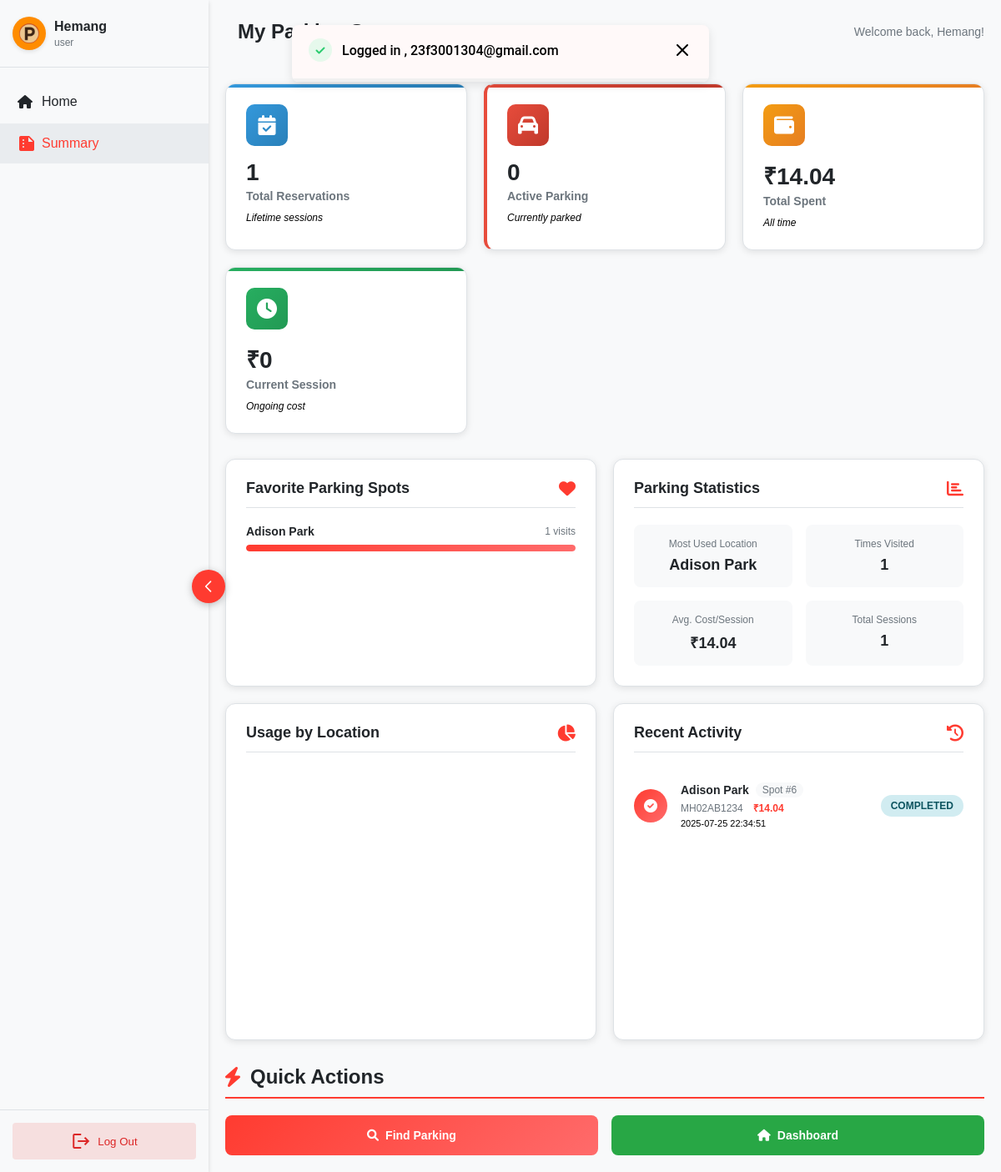
/user/summary (signed in), run on the app's committed database.
### models/User.py (models this page shows)
class User(Base, UserMixin):
    __tablename__ = 'user'
    id = Column(Integer, primary_key=True, autoincrement=True)
    FullName = Column(String(100), nullable=False)
    address = Column(String(100), nullable=False)
    pincode = Column(String(10), nullable=False)
    password_hash = Column(String(128), nullable=False)
    email = Column(String(100), unique=True, nullable=False)
    reservations = relationship(
        "Reservation",
        back_populates="user",
        cascade="all, delete-orphan",
        lazy="dynamic"
    )

### models/Reservation.py (models this page shows, shortened)
class Reservation(Base):
    __tablename__ = 'reservation'
    id = Column(Integer, primary_key=True, autoincrement=True)
    uuid = Column(String(36), unique=True, nullable=False)
    user_id = Column(Integer, ForeignKey('user.id'), nullable=False)
    parking_spot_id = Column(Integer, ForeignKey('parking_spot.id'), nullable=False)
    vehicle_number = Column(String(20), nullable=False)
    start_time = Column(String(30), nullable=False)
    end_time = Column(String(30), nullable=True)
    status = Column(Integer, nullable=False)
    current_cost = Column(Float, default=0.0)
    user = relationship("User", back_populates="reservations")
    parking_spot = relationship("ParkingSpot", back_populates="reservations")

### models/ParkingLot.py (models this page shows, shortened)
class ParkingLot(Base):
    __tablename__ = 'parking_lot'
    id = Column(Integer, primary_key=True)
    uuid = Column(String(36), unique=True, nullable=False)
    location = Column(String(100),nullable=False)
    capacity = Column(Integer, nullable=False)
    price_per_hour = Column(Integer, nullable=False)
    address = Column(String(100), nullable=False)
    pin_code = Column(String(10), nullable=False)
    free_spots = Column(Integer, nullable=False)
    revenue_generated = Column(Integer, default=0)
    admin_id = Column(Integer, ForeignKey('admin.id'), nullable=False)
    admin = relationship("Admin", back_populates="parking_lots")
    parking_spots = relationship("ParkingSpot", back_populates="parking_lot", cascade="all, delete-orphan")
    __table_args__ = (
        CheckConstraint('capacity > 0 AND capacity <= 50', name='check_capacity_range'),
        CheckConstraint('price_per_hour > 0 AND price_per_hour <= 1000', name='check_price_range'),
        CheckConstraint('free_spots >= 0', name='check_free_spots_non_negative'),
        CheckConstraint('free_spots <= capacity', name='check_free_spots_leq_capacity'),
        UniqueConstraint('pin_code', 'location', 'address', name='uq_pin_location_address')
    )

### routes/user_routes.py (the view)
        def decorated_function(*args, **kwargs):
            if not isinstance(current_user, User):
                session["alert_message"] = "You are not authorized to access that page."
                return redirect(url_for('dashboard'))
            return f(*args, **kwargs)

### templates/user/summary.html (shortened to what this page needs)
<!DOCTYPE html>
<html lang="en">
<head>
    <link rel="stylesheet" href="/static/css/font.css" defer>
    <link rel="stylesheet" href="/static/css/dashboard.css">
    <link rel="stylesheet" href="/static/css/user_summary.css">
    <link rel="stylesheet" href="/static/css/toast.css">
    <link rel="stylesheet" href="https://cdnjs.cloudflare.com/ajax/libs/font-awesome/6.0.0/css/all.min.css">
</head>
<body>
    {% include 'components/notifications/toast.html' %}
    <div class="dashboard-container">
        {% include 'components/navigation/user_sidebar.html' %}
        <div class="main-content">
            <div class="header">
                <div class="rectangle"></div>
                <h1>My Parking Summary</h1>
                <div class="user-greeting">
                    <span>Welcome back, {{ user.FullName.split()[0] }}!</span>
                </div>
            </div>
            <div class="summary-overview">
                <div class="overview-card total-card">
                    <div class="overview-icon">
                        <i class="fas fa-calendar-check"></i>
                    </div>
                    <div class="overview-content">
                        <h3>{{ summary_data.total_reservations }}</h3>
                        <p>Total Reservations</p>
                        <span class="sub-info">Lifetime sessions</span>
                    </div>
                </div>
                <div class="overview-card active-card">
                    <div class="overview-icon">
                        <i class="fas fa-car"></i>
                    </div>
                    <div class="overview-content">
                        <h3>{{ summary_data.active_reservations_count }}</h3>
                        <p>Active Parking</p>
                        <span class="sub-info">Currently parked</span>
                    </div>
                </div>
                <div class="overview-card spent-card">
                    <div class="overview-icon">
                        <i class="fas fa-wallet"></i>
                    </div>
                    <div class="overview-content">
                        <h3>₹{{ summary_data.total_spent }}</h3>
                        <p>Total Spent</p>
                        <span class="sub-info">All time</span>
                    </div>
                </div>
                <div class="overview-card current-card">
                    <div class="overview-icon">
                        <i class="fas fa-clock"></i>
                    </div>
                    <div class="overview-content">
                        <h3>₹{{ summary_data.current_spending }}</h3>
                        <p>Current Session</p>
                        <span class="sub-info">Ongoing cost</span>
                    </div>
                </div>
            </div>
            <div class="statistics-grid">
                <div class="stat-card">
                    <div class="stat-header">
                        <h3>Favorite Parking Spots</h3>
                        <i class="fas fa-heart"></i>
                    </div>
                    <div class="stat-content">
                        {% for lot in summary_data.favorite_lots[:5] %}
                        <div class="favorite-item">
                            <div class="favorite-info">
                                <span class="location-name">{{ lot.location }}</span>
                                <span class="usage-count">{{ lot.count }} visits</span>
                            </div>
                            <div class="favorite-bar">
                                <div class="favorite-fill" style="width: {{ (lot.count / summary_data.favorite_lots[0].count * 100) | round(1) }}%"></div>
                            </div>
                        </div>
                        {% else %}
                        <div class="no-data">
                            <i class="fas fa-info-circle"></i>
                            <p>No parking history yet</p>
                        </div>
                        {% endfor %}
                    </div>
                </div>
                <div class="stat-card">
                    <div class="stat-header">
                        <h3>Parking Statistics</h3>
                        <i class="fas fa-chart-bar"></i>
                    </div>
                    <div class="stat-content">
                        <div class="stats-grid">
                            <div class="stat-item">
                                <span class="stat-label">Most Used Location</span>
                                <span class="stat-value">{{ summary_data.parking_stats.most_used_location }}</span>
                            </div>
                            <div class="stat-item">
                                <span class="stat-label">Times Visited</span>
                                <span class="stat-value">{{ summary_data.parking_stats.most_used_count }}</span>
                            </div>
                            <div class="stat-item">
                                <span class="stat-label">Avg. Cost/Session</span>
                                <span class="stat-value">₹{{ summary_data.parking_stats.average_cost_per_session }}</span>
                            </div>
                            <div class="stat-item">
                                <span class="stat-label">Total Sessions</span>
                                <span class="stat-value">{{ summary_data.parking_stats.total_parking_sessions }}</span>
                            </div>
                        </div>
                    </div>
                </div>
                <div class="stat-card chart-card">
                    <div class="stat-header">
                        <h3>Usage by Location</h3>
                        <i class="fas fa-chart-pie"></i>
                    </div>
                    <div class="stat-content">
                        {% if summary_data.favorite_lots %}
                        <div id="usageChart"></div>
                        {% else %}
                        <div class="no-data">
                            <i class="fas fa-chart-pie"></i>
                            <p>No usage data available</p>
                        </div>
                        {% endif %}
                    </div>
                </div>
                <div class="stat-card">
                    <div class="stat-header">
                        <h3>Recent Activity</h3>
                        <i class="fas fa-history"></i>
                    </div>
                    <div class="stat-content">
                        <div class="activity-list">
                            {% for activity in summary_data.recent_activities[:5] %}
                            <div class="activity-item">
                                <div class="activity-icon">
                                    <i class="fas {{ activity.icon }}"></i>
                                </div>
                                <div class="activity-info">
                                    <div class="activity-main">
                                        <span class="location">{{ activity.location }}</span>
                                        <span class="spot">Spot #{{ activity.spot_number }}</span>
                                    </div>
                                    <div class="activity-details">
                                        <span class="vehicle">{{ activity.vehicle_number }}</span>
                                        <span class="cost">₹{{ activity.cost }}</span>
                                    </div>
                                    <div class="activity-time">{{ activity.start_time }}</div>
                                </div>
                                <div class="activity-status">
                                    <span class="status-badge {{ activity.status.lower() }}">
                                        {{ activity.status }}
                                    </span>
                                </div>
                            </div>
                            {% else %}
                            <div class="no-data">
                                <i class="fas fa-info-circle"></i>
                                <p>No recent activity</p>
                            </div>
                            {% endfor %}
                        </div>
                    </div>
                </div>
            </div>
            <div class="quick-actions-section">
                <h2><i class="fas fa-bolt"></i> Quick Actions</h2>
                <div class="quick-actions-grid">
                    <a href="/dashboard" class="quick-action-btn primary">
                        <i class="fas fa-search"></i>
                        <span>Find Parking</span>
                    </a>
                    <a href="/dashboard" class="quick-action-btn tertiary">
                        <i class="fas fa-home"></i>
                        <span>Dashboard</span>
                    </a>
                </div>
            </div>
        </div>
    </div>
</body>
</html>

### templates/components/notifications/toast.html (shortened to what this page needs)
<link rel="stylesheet" href="/static/css/toast.css">
<link rel="stylesheet" href="/static/css/font.css">
<div id="errorToast"
      class="error-toast  {% if toast %} visible {% else %} hidden {% endif %}"
    >
      <div class="toast-content">
        <div class="toast-icon">
          {% if success_message %}
          <svg
            id = "success_svg"
            width="28"
            height="28"
            viewBox="0 0 28 28"
            fill="none"
            xmlns="http://www.w3.org/2000/svg"
          >
            <circle cx="14" cy="14" r="14" fill="#E6F9EC" />
            <path
              d="M9.5 14.5L12.5 17.5L18.5 11.5"
              stroke="#2ECC71"
              stroke-width="2"
              stroke-linecap="round"
              stroke-linejoin="round"
            />
          </svg>
          {% endif %}
        </div>
        <div class="toast-message" id="errorMessage">
          {% if alert_message %} {{ alert_message }} {% endif %} {% if
          success_message %} {{ success_message }} {% endif %}
        </div>
        <div class="toast-close" id="closeToast">
          <svg
            width="24"
            height="24"
            viewBox="0 0 24 24"
            fill="none"
            xmlns="http://www.w3.org/2000/svg"
          >
            <path
              d="M18 6L6 18M6 6L18 18"
              stroke="black"
              stroke-width="2"
              stroke-linecap="round"
              stroke-linejoin="round"
            />
          </svg>
        </div>
      </div>
      <div class="toast-progress">
      </div>
</div>

### templates/components/navigation/user_sidebar.html (shortened to what this page needs)
<link rel="stylesheet" href="/static/css/sidebar.css">
<div class="sidebar " id="sidebar">
    <button class="toggle-btn" id="toggleSidebar" aria-label="Toggle sidebar">
        <i>
            <svg width="24" height="24" viewBox="0 0 24 24" fill="none" xmlns="http://www.w3.org/2000/svg">
                <path d="M9 5L16 12L9 19" stroke="white" stroke-width="2" stroke-linecap="round"
                    stroke-linejoin="round" />
            </svg>
        </i>
    </button>
    <div class="sidebar-header">
        <div class="logo-container">
            <div class="logo">
                <img src="/static/svg/Icon.svg" class="logo-icon" alt="">
            </div>
            <div class="user-info">
                <div class="full-name">{{user.FullName}}</div>
                <div class="user-role">user</div>
            </div>
        </div>
    </div>
    <div class="sidebar-menu">
        <ul>
            <li class= {{ 'active' if request.path == '/dashboard' else '' }}><a href="/dashboard"><i class="fas fa-home"></i> <span>Home</span></a></li>
            <li class= {{ 'active' if request.path == '/user/summary' else '' }}><a href="/user/summary"><i class="material-icons">summarize</i> <span>Summary</span></a></li>
        </ul>
    </div>
    <div class="sidebar-footer">
        <button class="logout-btn" >
            <i class="material-icons">logout</i>
            <span>Log Out</span>
        </button>
    </div>
</div>

### data on the page
User: FullName "Hemang"
Reservation: location "Adison Park", count "1", {{ (lot.count / summary_data.favorite_lots[0].count * 100) | round(1) }} 100.0 (drawn), vehicle_number "MH02AB1234", cost "14.04", start_time "2025-07-25 22:34:51"
ParkingLot: parking_stats.most_used_location "Adison Park", location "Adison Park"

### other printed values
{{ success_message }} "Logged in , 23f3001304@gmail.com"
{{ summary_data.total_reservations }} "1"
{{ summary_data.active_reservations_count }} "0"
{{ summary_data.total_spent }} "14.04"
{{ summary_data.current_spending }} "0"
{{ summary_data.parking_stats.most_used_count }} "1"
{{ summary_data.parking_stats.average_cost_per_session }} "14.04"
{{ summary_data.parking_stats.total_parking_sessions }} "1"
{{ activity.spot_number }} "6"
{{ activity.status }} "COMPLETED"
